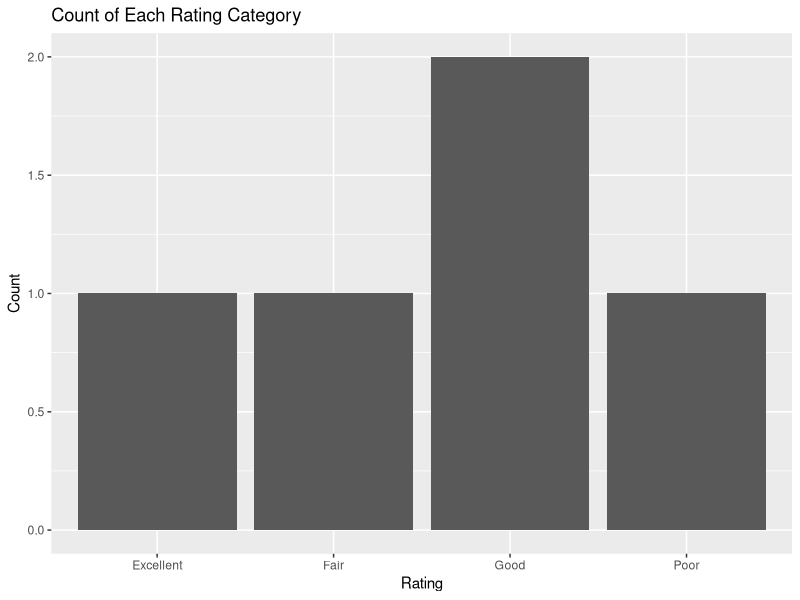
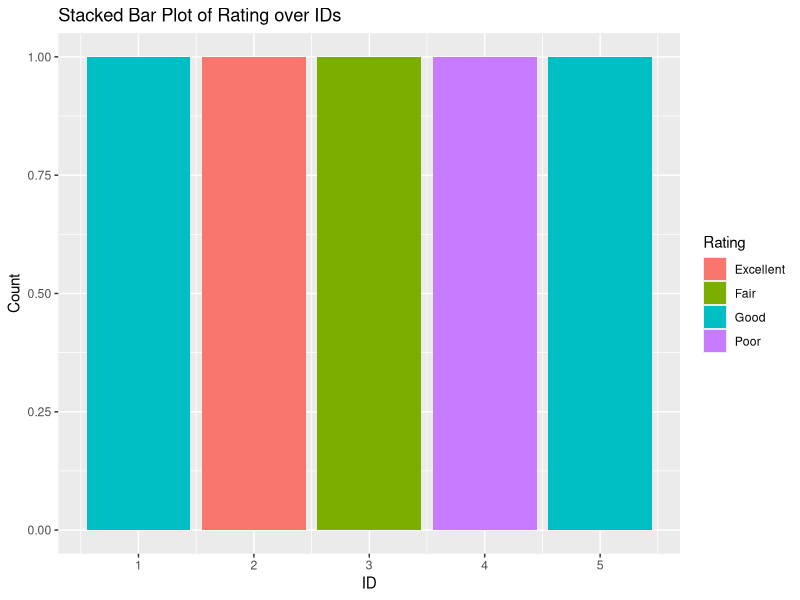
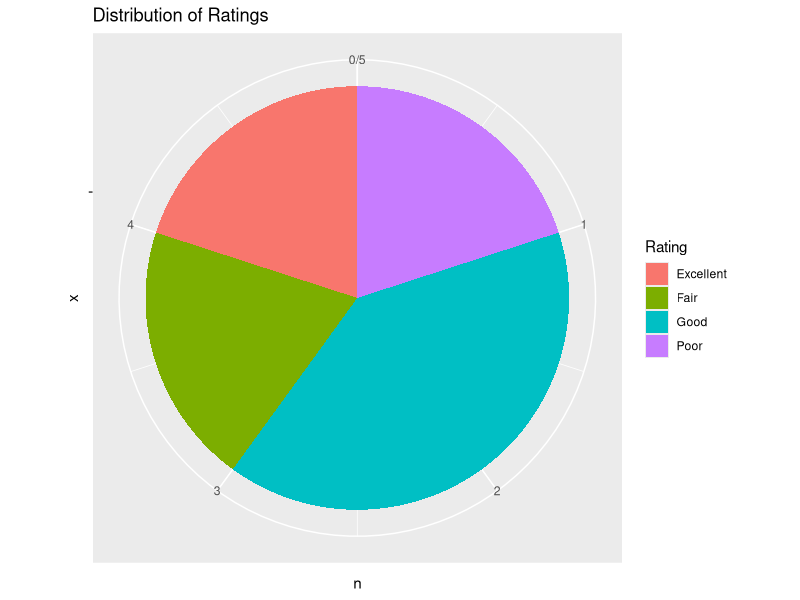
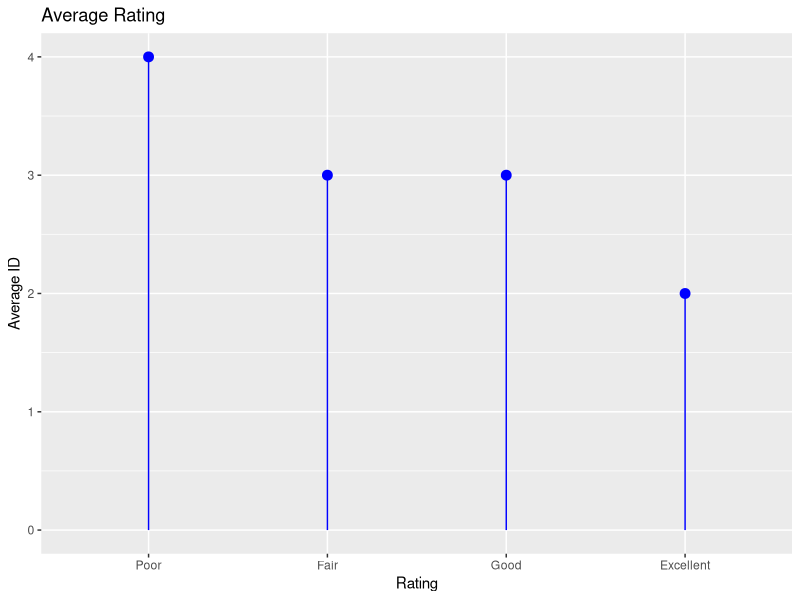
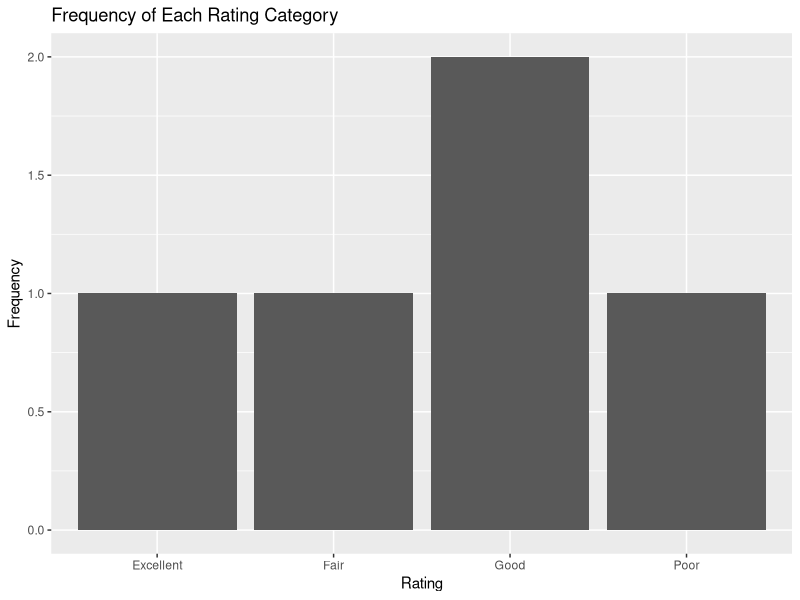

Reproduce these figures in R, in order.
# Load necessary libraries
library(ggplot2)
library(dplyr)
library(tidyr)

# Create the data frame
data <- data.frame(
  ID = c(1, 2, 3, 4, 5),
  Rating = c("Good", "Excellent", "Fair", "Poor", "Good")
)

# 1. Bar plot showing the count of each Rating category
ggplot(data, aes(x = Rating)) +
  geom_bar() +
  xlab("Rating") +
  ylab("Count") +
  ggtitle("Count of Each Rating Category")

# 2. Stacked bar plot of Rating over IDs
ggplot(data, aes(x = ID, fill = Rating)) +
  geom_bar() +
  xlab("ID") +
  ylab("Count") +
  ggtitle("Stacked Bar Plot of Rating over IDs")

# 3. Pie chart representing the distribution of Ratings
rating_counts <- data %>%
  count(Rating)

ggplot(rating_counts, aes(x = "", y = n, fill = Rating)) +
  geom_bar(stat = "identity", width = 1) +
  coord_polar("y") +
  ggtitle("Distribution of Ratings") +
  scale_fill_discrete(name = "Rating")

# 4. Lollipop plot showing the average Rating
rating_avg <- data %>%
  mutate(Rating = factor(Rating, levels = c("Poor", "Fair", "Good", "Excellent"))) %>%
  group_by(Rating) %>%
  summarise(Average_ID = mean(ID))

ggplot(rating_avg, aes(x = Rating, y = Average_ID)) +
  geom_segment(aes(x = Rating, xend = Rating, y = 0, yend = Average_ID), color = "blue") +
  geom_point(color = "blue", size = 3) +
  xlab("Rating") +
  ylab("Average ID") +
  ggtitle("Average Rating")

# 5. Bar chart showing the frequency of each Rating category
ggplot(data, aes(x = Rating)) +
  geom_bar() +
  xlab("Rating") +
  ylab("Frequency") +
  ggtitle("Frequency of Each Rating Category")
